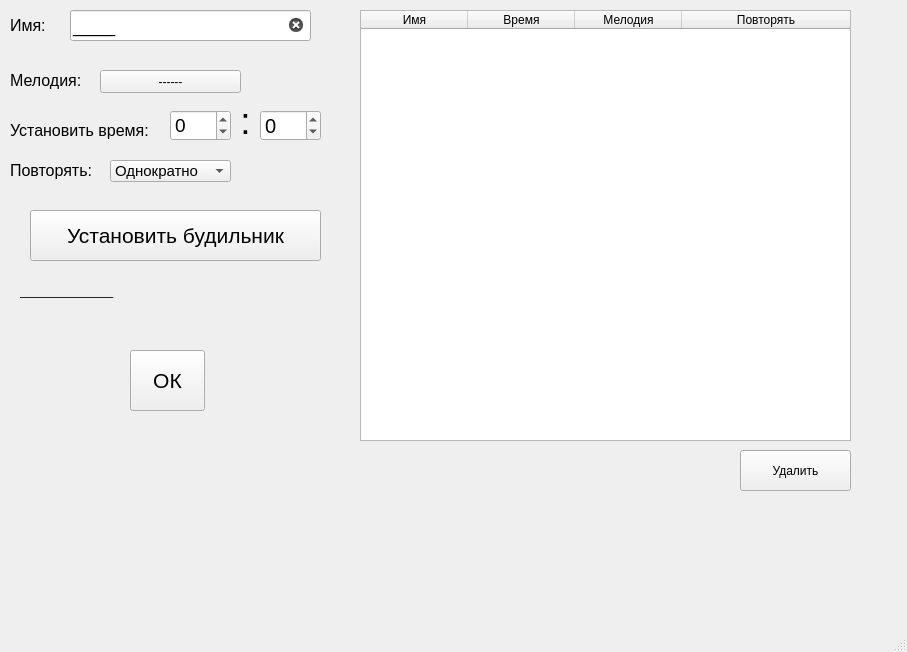
<?xml version="1.0" encoding="UTF-8"?>
<ui version="4.0">
 <class>MainWindow</class>
 <widget class="QMainWindow" name="MainWindow">
  <property name="geometry">
   <rect>
    <x>0</x>
    <y>0</y>
    <width>907</width>
    <height>652</height>
   </rect>
  </property>
  <property name="windowTitle">
   <string>MainWindow</string>
  </property>
  <widget class="QWidget" name="centralwidget">
   <widget class="QLineEdit" name="alarm_name">
    <property name="geometry">
     <rect>
      <x>70</x>
      <y>10</y>
      <width>241</width>
      <height>31</height>
     </rect>
    </property>
    <property name="font">
     <font>
      <pointsize>14</pointsize>
     </font>
    </property>
    <property name="text">
     <string>____</string>
    </property>
    <property name="clearButtonEnabled">
     <bool>true</bool>
    </property>
   </widget>
   <widget class="QLabel" name="label">
    <property name="geometry">
     <rect>
      <x>10</x>
      <y>10</y>
      <width>51</width>
      <height>31</height>
     </rect>
    </property>
    <property name="font">
     <font>
      <pointsize>12</pointsize>
     </font>
    </property>
    <property name="text">
     <string>Имя:</string>
    </property>
   </widget>
   <widget class="QLabel" name="label_2">
    <property name="geometry">
     <rect>
      <x>10</x>
      <y>70</y>
      <width>71</width>
      <height>21</height>
     </rect>
    </property>
    <property name="font">
     <font>
      <pointsize>12</pointsize>
     </font>
    </property>
    <property name="text">
     <string>Мелодия:</string>
    </property>
   </widget>
   <widget class="QPushButton" name="choose_ringtone">
    <property name="geometry">
     <rect>
      <x>100</x>
      <y>70</y>
      <width>141</width>
      <height>23</height>
     </rect>
    </property>
    <property name="text">
     <string>------</string>
    </property>
   </widget>
   <widget class="QSpinBox" name="hours">
    <property name="geometry">
     <rect>
      <x>170</x>
      <y>110</y>
      <width>61</width>
      <height>31</height>
     </rect>
    </property>
    <property name="font">
     <font>
      <pointsize>14</pointsize>
     </font>
    </property>
    <property name="wrapping">
     <bool>true</bool>
    </property>
    <property name="maximum">
     <number>23</number>
    </property>
   </widget>
   <widget class="QSpinBox" name="minutes">
    <property name="geometry">
     <rect>
      <x>260</x>
      <y>110</y>
      <width>61</width>
      <height>31</height>
     </rect>
    </property>
    <property name="font">
     <font>
      <pointsize>15</pointsize>
     </font>
    </property>
    <property name="wrapping">
     <bool>true</bool>
    </property>
    <property name="maximum">
     <number>59</number>
    </property>
   </widget>
   <widget class="QLabel" name="label_3">
    <property name="geometry">
     <rect>
      <x>230</x>
      <y>100</y>
      <width>31</width>
      <height>41</height>
     </rect>
    </property>
    <property name="font">
     <font>
      <pointsize>28</pointsize>
     </font>
    </property>
    <property name="text">
     <string>:</string>
    </property>
    <property name="alignment">
     <set>Qt::AlignCenter</set>
    </property>
   </widget>
   <widget class="QLabel" name="label_4">
    <property name="geometry">
     <rect>
      <x>10</x>
      <y>120</y>
      <width>141</width>
      <height>21</height>
     </rect>
    </property>
    <property name="font">
     <font>
      <pointsize>12</pointsize>
     </font>
    </property>
    <property name="text">
     <string>Установить время:</string>
    </property>
   </widget>
   <widget class="QComboBox" name="repeat_ask">
    <property name="geometry">
     <rect>
      <x>110</x>
      <y>160</y>
      <width>121</width>
      <height>22</height>
     </rect>
    </property>
    <property name="font">
     <font>
      <pointsize>11</pointsize>
     </font>
    </property>
    <item>
     <property name="text">
      <string>Однократно</string>
     </property>
    </item>
    <item>
     <property name="text">
      <string>Ежедневно</string>
     </property>
    </item>
    <item>
     <property name="text">
      <string>По будням</string>
     </property>
    </item>
   </widget>
   <widget class="QLabel" name="label_5">
    <property name="geometry">
     <rect>
      <x>10</x>
      <y>160</y>
      <width>91</width>
      <height>21</height>
     </rect>
    </property>
    <property name="font">
     <font>
      <pointsize>12</pointsize>
     </font>
    </property>
    <property name="text">
     <string>Повторять:</string>
    </property>
   </widget>
   <widget class="QPushButton" name="confirm">
    <property name="geometry">
     <rect>
      <x>30</x>
      <y>210</y>
      <width>291</width>
      <height>51</height>
     </rect>
    </property>
    <property name="font">
     <font>
      <pointsize>16</pointsize>
     </font>
    </property>
    <property name="text">
     <string>Установить будильник</string>
    </property>
   </widget>
   <widget class="QLabel" name="label_6">
    <property name="geometry">
     <rect>
      <x>20</x>
      <y>280</y>
      <width>261</width>
      <height>21</height>
     </rect>
    </property>
    <property name="font">
     <font>
      <pointsize>9</pointsize>
     </font>
    </property>
    <property name="text">
     <string>______________</string>
    </property>
   </widget>
   <widget class="QTableWidget" name="table">
    <property name="geometry">
     <rect>
      <x>360</x>
      <y>10</y>
      <width>491</width>
      <height>431</height>
     </rect>
    </property>
    <attribute name="horizontalHeaderVisible">
     <bool>true</bool>
    </attribute>
    <attribute name="horizontalHeaderCascadingSectionResizes">
     <bool>true</bool>
    </attribute>
    <attribute name="horizontalHeaderMinimumSectionSize">
     <number>38</number>
    </attribute>
    <attribute name="horizontalHeaderDefaultSectionSize">
     <number>107</number>
    </attribute>
    <attribute name="horizontalHeaderHighlightSections">
     <bool>true</bool>
    </attribute>
    <attribute name="horizontalHeaderStretchLastSection">
     <bool>true</bool>
    </attribute>
    <attribute name="verticalHeaderVisible">
     <bool>true</bool>
    </attribute>
    <attribute name="verticalHeaderShowSortIndicator" stdset="0">
     <bool>false</bool>
    </attribute>
    <attribute name="verticalHeaderStretchLastSection">
     <bool>false</bool>
    </attribute>
    <column>
     <property name="text">
      <string>Имя</string>
     </property>
    </column>
    <column>
     <property name="text">
      <string>Время</string>
     </property>
    </column>
    <column>
     <property name="text">
      <string>Мелодия</string>
     </property>
    </column>
    <column>
     <property name="text">
      <string>Повторять</string>
     </property>
    </column>
   </widget>
   <widget class="QPushButton" name="btn_delete">
    <property name="geometry">
     <rect>
      <x>740</x>
      <y>450</y>
      <width>111</width>
      <height>41</height>
     </rect>
    </property>
    <property name="text">
     <string>Удалить</string>
    </property>
   </widget>
   <widget class="QPushButton" name="ok">
    <property name="geometry">
     <rect>
      <x>130</x>
      <y>350</y>
      <width>75</width>
      <height>61</height>
     </rect>
    </property>
    <property name="font">
     <font>
      <pointsize>16</pointsize>
     </font>
    </property>
    <property name="text">
     <string>ОК</string>
    </property>
   </widget>
  </widget>
  <widget class="QMenuBar" name="menubar">
   <property name="geometry">
    <rect>
     <x>0</x>
     <y>0</y>
     <width>907</width>
     <height>21</height>
    </rect>
   </property>
  </widget>
  <widget class="QStatusBar" name="statusbar"/>
 </widget>
 <resources/>
 <connections/>
</ui>
